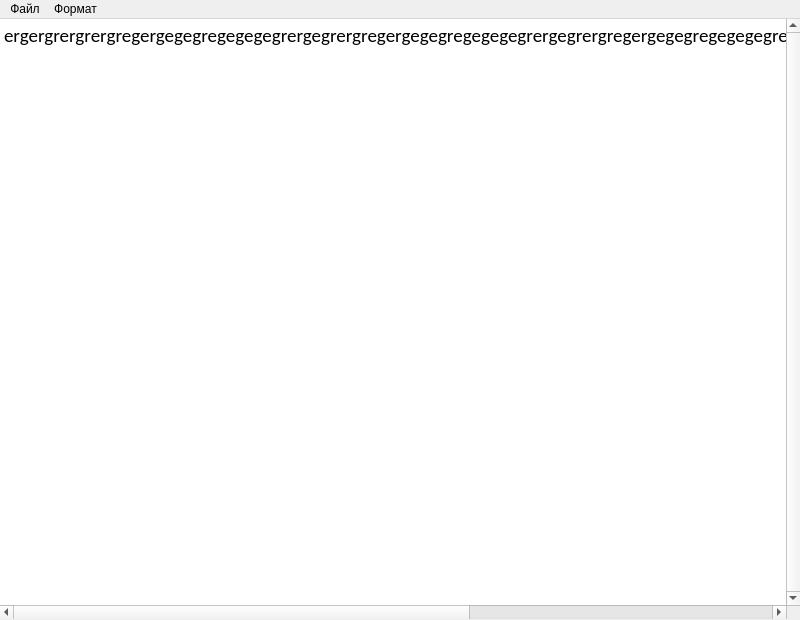
<?xml version="1.0" encoding="UTF-8"?>
<ui version="4.0">
 <class>MainWindow</class>
 <widget class="QMainWindow" name="MainWindow">
  <property name="geometry">
   <rect>
    <x>0</x>
    <y>0</y>
    <width>800</width>
    <height>620</height>
   </rect>
  </property>
  <property name="windowTitle">
   <string>PyQt5 блокнот</string>
  </property>
  <property name="windowIcon">
   <iconset>
    <normaloff>note.png</normaloff>note.png</iconset>
  </property>
  <property name="iconSize">
   <size>
    <width>256</width>
    <height>128</height>
   </size>
  </property>
  <widget class="QWidget" name="centralwidget">
   <property name="font">
    <font>
     <family>Calibri</family>
     <pointsize>14</pointsize>
    </font>
   </property>
   <widget class="QPlainTextEdit" name="NotePlace">
    <property name="geometry">
     <rect>
      <x>0</x>
      <y>0</y>
      <width>800</width>
      <height>600</height>
     </rect>
    </property>
    <property name="minimumSize">
     <size>
      <width>80</width>
      <height>60</height>
     </size>
    </property>
    <property name="font">
     <font>
      <family>Calibri</family>
      <pointsize>14</pointsize>
     </font>
    </property>
    <property name="autoFillBackground">
     <bool>false</bool>
    </property>
    <property name="frameShape">
     <enum>QFrame::NoFrame</enum>
    </property>
    <property name="verticalScrollBarPolicy">
     <enum>Qt::ScrollBarAlwaysOn</enum>
    </property>
    <property name="horizontalScrollBarPolicy">
     <enum>Qt::ScrollBarAlwaysOn</enum>
    </property>
    <property name="sizeAdjustPolicy">
     <enum>QAbstractScrollArea::AdjustToContentsOnFirstShow</enum>
    </property>
    <property name="lineWrapMode">
     <enum>QPlainTextEdit::NoWrap</enum>
    </property>
    <property name="plainText">
     <string>ergergrergrergregergegegregegegegrergegrergregergegegregegegegrergegrergregergegegregegegegrergegrergregergegegregegegegrergegrergregergegegregegegegrerge
</string>
    </property>
    <property name="textInteractionFlags">
     <set>Qt::LinksAccessibleByKeyboard|Qt::LinksAccessibleByMouse|Qt::TextBrowserInteraction|Qt::TextEditable|Qt::TextEditorInteraction|Qt::TextSelectableByKeyboard|Qt::TextSelectableByMouse</set>
    </property>
   </widget>
  </widget>
  <widget class="QMenuBar" name="menubar">
   <property name="geometry">
    <rect>
     <x>0</x>
     <y>0</y>
     <width>800</width>
     <height>21</height>
    </rect>
   </property>
   <widget class="QMenu" name="menu">
    <property name="title">
     <string>Файл</string>
    </property>
    <addaction name="fileOpen"/>
    <addaction name="separator"/>
    <addaction name="fileSave"/>
    <addaction name="fileSaveAs"/>
   </widget>
   <widget class="QMenu" name="menu_3">
    <property name="title">
     <string>Формат</string>
    </property>
    <addaction name="wrapp"/>
    <addaction name="setFileFont"/>
   </widget>
   <addaction name="menu"/>
   <addaction name="menu_3"/>
  </widget>
  <action name="fileOpen">
   <property name="text">
    <string>Открыть</string>
   </property>
   <property name="statusTip">
    <string>Открыть новый файл</string>
   </property>
   <property name="shortcut">
    <string>Ctrl+O</string>
   </property>
  </action>
  <action name="fileSave">
   <property name="enabled">
    <bool>false</bool>
   </property>
   <property name="text">
    <string>Сохранить</string>
   </property>
   <property name="statusTip">
    <string>Сохранить открытый файл</string>
   </property>
   <property name="shortcut">
    <string>Ctrl+S</string>
   </property>
  </action>
  <action name="fileSaveAs">
   <property name="text">
    <string>Сохранить как</string>
   </property>
   <property name="statusTip">
    <string>Сохраить новый файл</string>
   </property>
   <property name="shortcut">
    <string>Ctrl+Shift+S</string>
   </property>
  </action>
  <action name="setFileFont">
   <property name="text">
    <string>Сменить шрифт</string>
   </property>
   <property name="shortcut">
    <string>Ctrl+Shift+F</string>
   </property>
  </action>
  <action name="wrapp">
   <property name="checkable">
    <bool>true</bool>
   </property>
   <property name="text">
    <string>Перенос по словам</string>
   </property>
  </action>
 </widget>
 <resources/>
 <connections/>
</ui>
